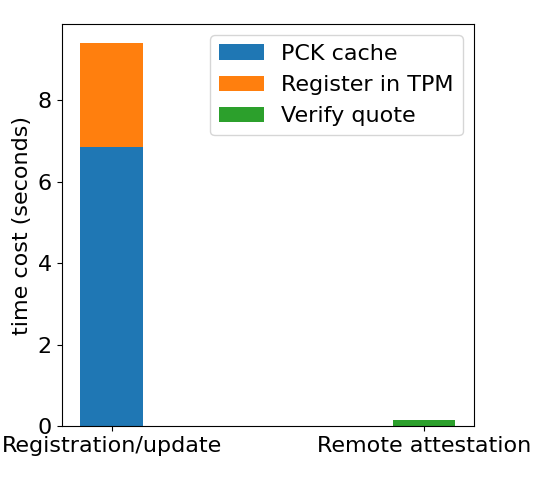

Reproduce this figure in Python.
import matplotlib.pyplot as plt
import matplotlib
import numpy as np

matplotlib.rcParams['font.size'] = 16

labels = ['Registration/update', 'Remote attestation']
pckcache = [6.858, 0.061]
register_TPM = [2.544, 0]
quote_verify = [0, 0.152]
width = 0.2


fig, ax = plt.subplots()
ax.bar(labels, pckcache, width, label='PCK cache')
ax.bar(labels, register_TPM, width, bottom=pckcache, label='Register in TPM')
ax.bar(labels, quote_verify, width, bottom=register_TPM, label='Verify quote')
# x = np.arange(len(labels))  # the label locations

# Add some text for labels, title and custom x-axis tick labels, etc.
ax.set_ylabel('time cost (seconds)')
# ax.set_xticks(x,labels, rotation=5)

# ax.bar_label(rects1, padding=3, rotation=45)
# ax.bar_label(rects2, padding=3, rotation=45)

fig.tight_layout()
ax.legend()

plt.show()

# data = np.asarray([ubuntu18, windows11])
# plt.boxplot(data,labels=labels)
# plt.show()
